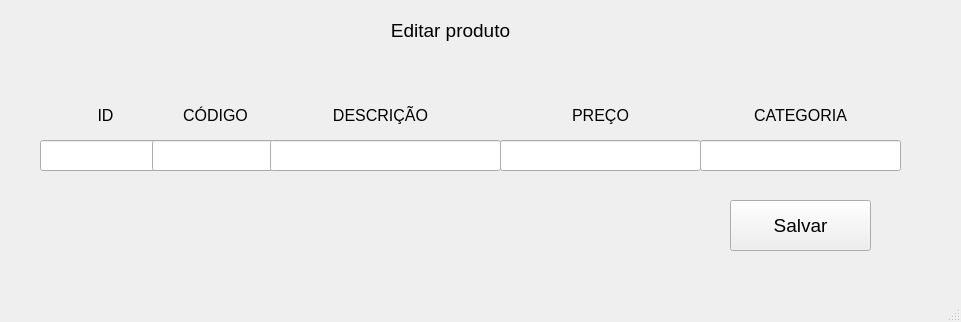
<?xml version="1.0" encoding="UTF-8"?>
<ui version="4.0">
 <class>form_editar_produto</class>
 <widget class="QMainWindow" name="form_editar_produto">
  <property name="geometry">
   <rect>
    <x>0</x>
    <y>0</y>
    <width>961</width>
    <height>322</height>
   </rect>
  </property>
  <property name="windowTitle">
   <string>MainWindow</string>
  </property>
  <widget class="QWidget" name="centralwidget">
   <widget class="QLabel" name="label">
    <property name="geometry">
     <rect>
      <x>300</x>
      <y>10</y>
      <width>301</width>
      <height>41</height>
     </rect>
    </property>
    <property name="font">
     <font>
      <pointsize>14</pointsize>
     </font>
    </property>
    <property name="text">
     <string>Editar produto</string>
    </property>
    <property name="alignment">
     <set>Qt::AlignCenter</set>
    </property>
    <property name="wordWrap">
     <bool>true</bool>
    </property>
   </widget>
   <widget class="QLineEdit" name="lineEdit">
    <property name="geometry">
     <rect>
      <x>40</x>
      <y>140</y>
      <width>121</width>
      <height>31</height>
     </rect>
    </property>
   </widget>
   <widget class="QLineEdit" name="lineEdit_2">
    <property name="geometry">
     <rect>
      <x>152</x>
      <y>140</y>
      <width>121</width>
      <height>31</height>
     </rect>
    </property>
   </widget>
   <widget class="QLineEdit" name="lineEdit_3">
    <property name="geometry">
     <rect>
      <x>270</x>
      <y>140</y>
      <width>231</width>
      <height>31</height>
     </rect>
    </property>
   </widget>
   <widget class="QLineEdit" name="lineEdit_4">
    <property name="geometry">
     <rect>
      <x>500</x>
      <y>140</y>
      <width>201</width>
      <height>31</height>
     </rect>
    </property>
   </widget>
   <widget class="QLineEdit" name="lineEdit_5">
    <property name="geometry">
     <rect>
      <x>700</x>
      <y>140</y>
      <width>201</width>
      <height>31</height>
     </rect>
    </property>
   </widget>
   <widget class="QLabel" name="label_2">
    <property name="geometry">
     <rect>
      <x>70</x>
      <y>100</y>
      <width>71</width>
      <height>31</height>
     </rect>
    </property>
    <property name="font">
     <font>
      <pointsize>12</pointsize>
     </font>
    </property>
    <property name="text">
     <string>ID</string>
    </property>
    <property name="alignment">
     <set>Qt::AlignCenter</set>
    </property>
   </widget>
   <widget class="QLabel" name="label_3">
    <property name="geometry">
     <rect>
      <x>170</x>
      <y>100</y>
      <width>91</width>
      <height>31</height>
     </rect>
    </property>
    <property name="font">
     <font>
      <pointsize>12</pointsize>
     </font>
    </property>
    <property name="text">
     <string>CÓDIGO</string>
    </property>
    <property name="alignment">
     <set>Qt::AlignCenter</set>
    </property>
   </widget>
   <widget class="QLabel" name="label_4">
    <property name="geometry">
     <rect>
      <x>280</x>
      <y>100</y>
      <width>201</width>
      <height>31</height>
     </rect>
    </property>
    <property name="font">
     <font>
      <pointsize>12</pointsize>
     </font>
    </property>
    <property name="text">
     <string>DESCRIÇÃO</string>
    </property>
    <property name="alignment">
     <set>Qt::AlignCenter</set>
    </property>
   </widget>
   <widget class="QLabel" name="label_5">
    <property name="geometry">
     <rect>
      <x>500</x>
      <y>100</y>
      <width>201</width>
      <height>31</height>
     </rect>
    </property>
    <property name="font">
     <font>
      <pointsize>12</pointsize>
     </font>
    </property>
    <property name="text">
     <string>PREÇO</string>
    </property>
    <property name="alignment">
     <set>Qt::AlignCenter</set>
    </property>
   </widget>
   <widget class="QLabel" name="label_6">
    <property name="geometry">
     <rect>
      <x>700</x>
      <y>100</y>
      <width>201</width>
      <height>31</height>
     </rect>
    </property>
    <property name="font">
     <font>
      <pointsize>12</pointsize>
     </font>
    </property>
    <property name="text">
     <string>CATEGORIA</string>
    </property>
    <property name="alignment">
     <set>Qt::AlignCenter</set>
    </property>
   </widget>
   <widget class="QPushButton" name="btn_salvar">
    <property name="geometry">
     <rect>
      <x>730</x>
      <y>200</y>
      <width>141</width>
      <height>51</height>
     </rect>
    </property>
    <property name="font">
     <font>
      <pointsize>14</pointsize>
     </font>
    </property>
    <property name="text">
     <string>Salvar</string>
    </property>
    <property name="shortcut">
     <string>S</string>
    </property>
   </widget>
  </widget>
  <widget class="QMenuBar" name="menubar">
   <property name="geometry">
    <rect>
     <x>0</x>
     <y>0</y>
     <width>961</width>
     <height>26</height>
    </rect>
   </property>
  </widget>
  <widget class="QStatusBar" name="statusbar"/>
 </widget>
 <resources/>
 <connections/>
</ui>
